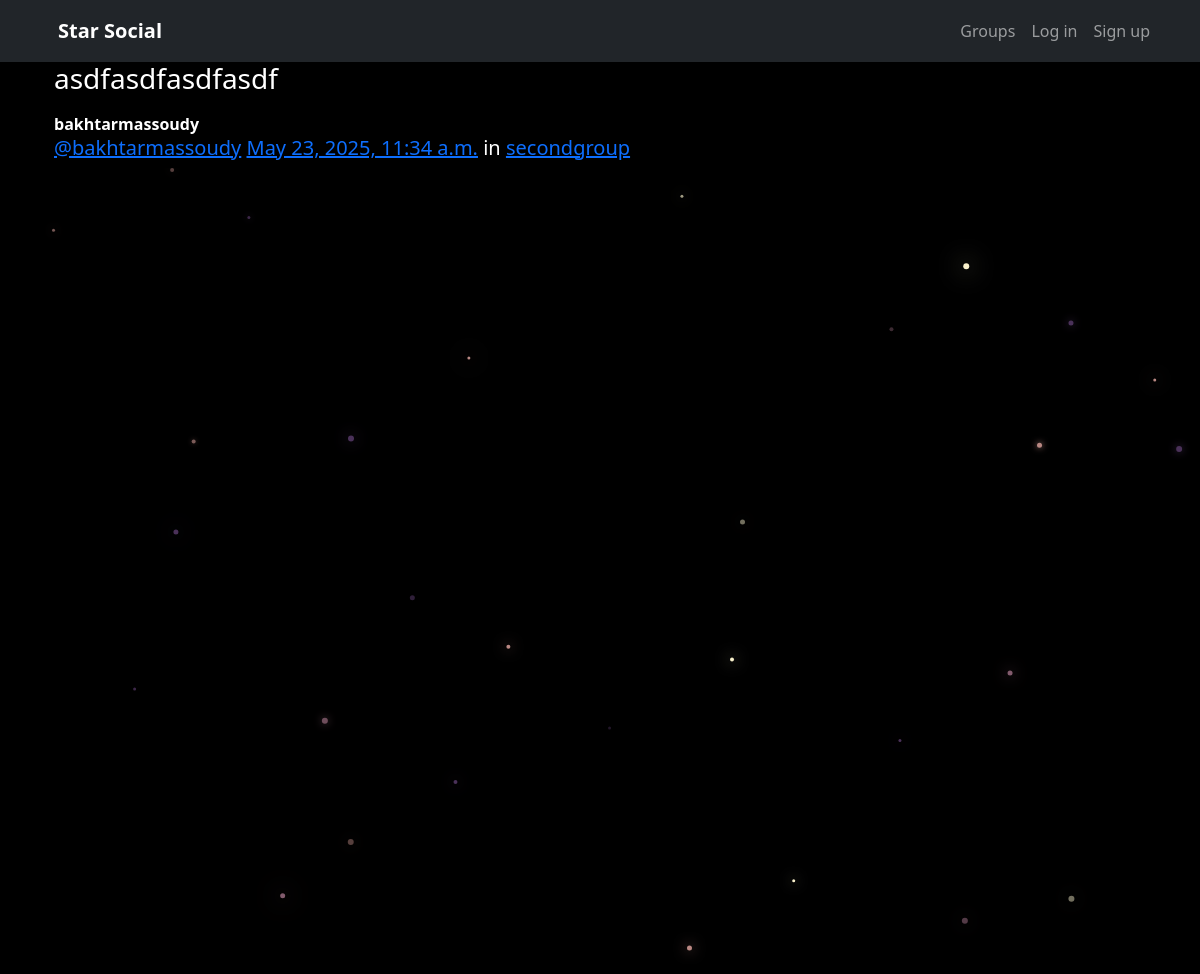
Page /posts/by/bakhtarmassoudy/6/ on the committed database.
### posts/models.py (models this page shows, shortened)
class Post(models.Model):
    user = models.ForeignKey(User, related_name="posts", on_delete=models.CASCADE)
    created_at = models.DateTimeField(auto_now=True)
    message = models.TextField()
    message_html = models.TextField(editable=False)
    group = models.ForeignKey(Group, related_name="posts", null=True, blank=True, on_delete=models.SET_NULL)
    class Meta:
        ordering = ["-created_at"]
        unique_together = ["user", "message"]

### groups/models.py (models this page shows, shortened)
class Group(models.Model):
    name = models.CharField(max_length=255, unique=True)
    slug = models.SlugField(allow_unicode=True, unique=True)
    description = models.TextField(blank=True, default='')
    description_html = models.TextField(editable=False, default='', blank=True)
    members = models.ManyToManyField(User,through="GroupMember")
    class Meta:
        ordering = ["name"]

### posts/views.py (the view)
# urls.py: path("by/<str:username>/<int:pk>/", views.PostDetail.as_view(), name="single"),
class PostDetail(SelectRelatedMixin, generic.DetailView):
    model = models.Post
    select_related = ("user", "group")
    def get_queryset(self):
        queryset = super().get_queryset()
        return queryset.filter(
            user__username__iexact=self.kwargs.get("username")
        )

### posts/templates/posts/post_detail.html
{% extends "posts/post_base.html" %}
{% block post_content %}
<div class="col-md-8">
    {% include "posts/_post.html" %}
</div>
{% endblock %}

### posts/templates/posts/_post.html (shortened to what this page needs)
<div class="post media">
	<h3>{{ post.message_html|safe }}</h3>
	<div class="media-body">
		<strong>{{ post.user.username }}</strong>
		<h5 class="media-heading">
			<span class="username"><a href="{% url 'posts:for_user' username=post.user.username %}">@{{ post.user.username }}</a></span>
			<time class="time"><a href="{% url 'posts:single' username=post.user.username pk=post.pk %}">{{ post.created_at }}</a></time>
			{% if post.group %}
			<span class="group-name">in <a href="#">{{ post.group.name }}</a></span>
			{% endif %}
		</h5>
	</div>
</div>

### static/simplesocial/css/master.css (style rules this page uses)
body { margin: 0; overflow: hidden; background-color: black; color:white; }

### rows in the picture
Post: message_html "asdfasdfasdfasdf", user.username "bakhtarmassoudy", created_at "May 23, 2025, 11:34 a.m.", group.name "secondgroup"
